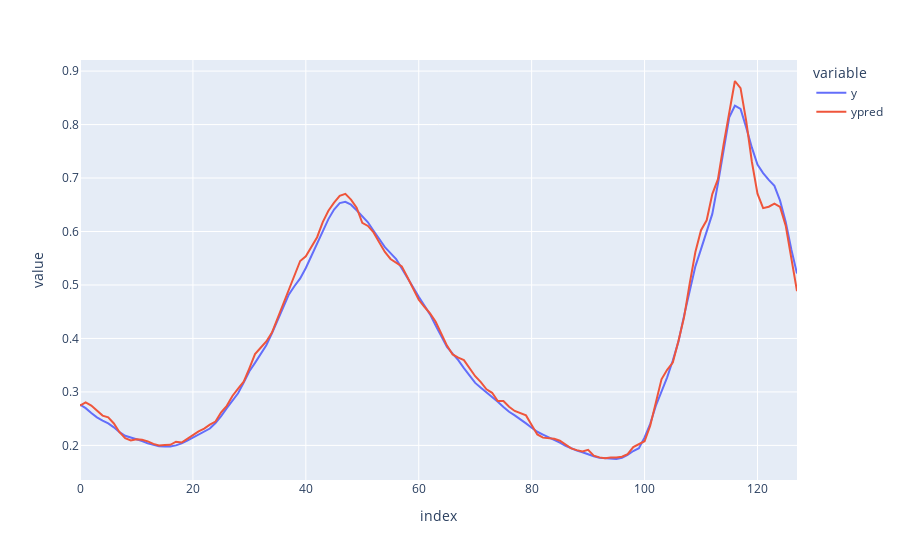

Notebook source saved alongside this figure:
### Code cell
px.line(df,y=['y','ypred'])
